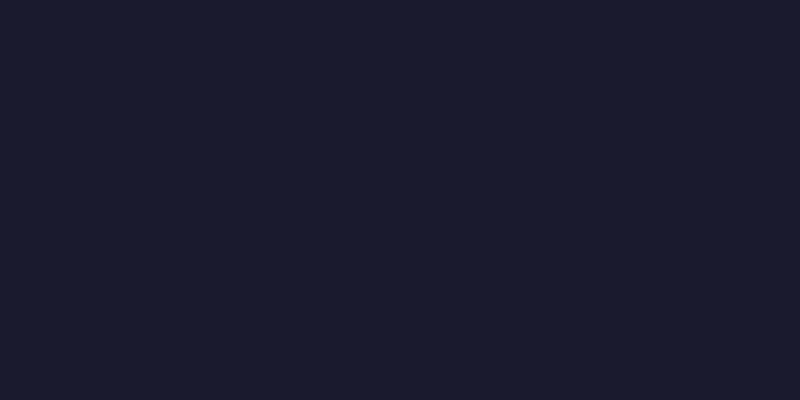
Frame 1 (no input)
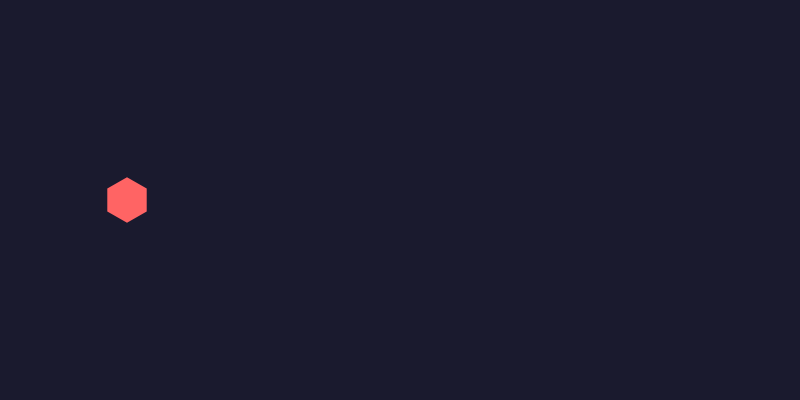
Frame 60 (no input)
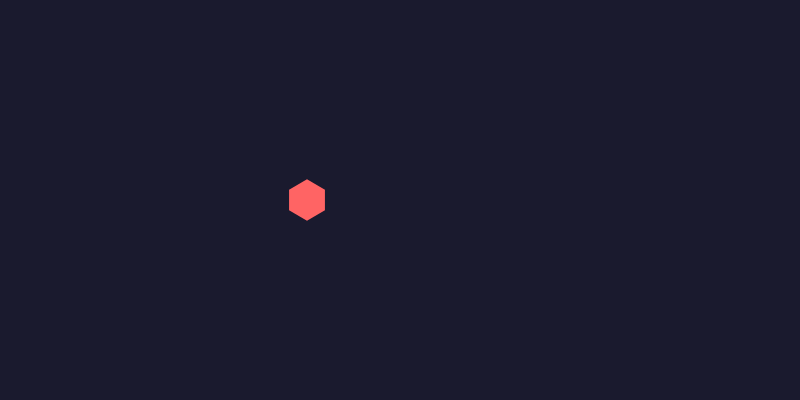
Frame 120 (the mouse pressed at the canvas centre since frame 60)

The p5.js sketch that drew these frames (run headless with seeded random() and noise() and a simulated clock; from frame 60 on, the mouse is pressed at the canvas centre):

// p5.js sketch
// ── sketch.js
let x;
const y = 200;
const baseSize = 25;
const speed = 3;

function setup() {
  createCanvas(800, 400);
  x = -baseSize * 2;
}

function draw() {
  background(26, 26, 46);

  const pulse = baseSize + sin(frameCount * 0.1) * 8;

  noStroke();
  fill(255, 100, 100);
  hexagon(x, y, pulse);

  x += speed;

  if (x > width + baseSize * 2) {
    x = -baseSize * 2;
  }
}

function hexagon(cx, cy, r) {
  beginShape();
  for (let i = 0; i < 6; i++) {
    const angle = TWO_PI / 6 * i - PI / 6;
    vertex(cx + cos(angle) * r, cy + sin(angle) * r);
  }
  endShape(CLOSE);
}

// ── sketch.html
<!DOCTYPE html>
<html>
<head>
  <meta charset="utf-8">
  <title>Ball Animation</title>
  <script src="https://cdnjs.cloudflare.com/ajax/libs/p5.js/1.9.0/p5.min.js"></script>
  <style>
    body { margin: 0; background: #1a1a2e; display: flex; justify-content: center; align-items: center; height: 100vh; }
  </style>
</head>
<body>
<script>
let x;
const y = 200;
const diameter = 50;
const speed = 3;

function setup() {
  createCanvas(800, 400);
  x = -diameter;
}

function draw() {
  background(26, 26, 46);

  // Draw ball
  noStroke();
  fill(255, 100, 100);
  circle(x, y, diameter);

  // Move ball
  x += speed;

  // Wrap around when it exits the right edge
  if (x > width + diameter) {
    x = -diameter;
  }
}
</script>
</body>
</html>

// ── style.css
body { margin: 0; background: #1a1a2e; display: flex; justify-content: center; align-items: center; height: 100vh; }
